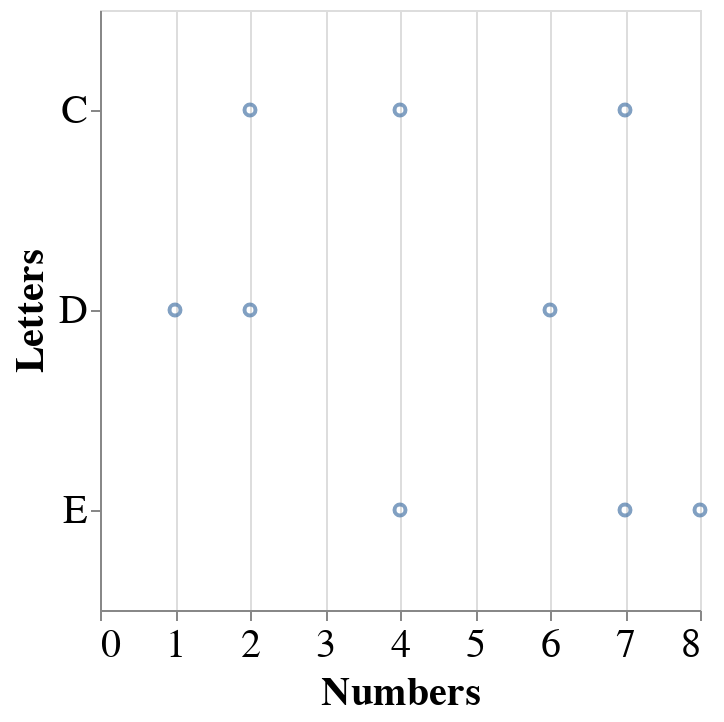

The cell this chart's notebook holds for it:
### Markdown cell above
### You Try!

Encode the `Letters` column as the `y` position to make the visualization more useful.

### Code cell
plot = alt.Chart(data).mark_point().encode(alt.X('Numbers'),
                                          ## YOUR SOLUTION HERE
                                           alt.Y('Letters')
                                          )

plot

### Figure 1 — Vega-Lite specification as saved in the notebook (floating-point values rounded to 4 significant figures)
{"height": 300, "config": {"style": {"circle": {"size": 400}, "point": {"size": 30}, "square": {"size": 400}}, "legend": {"symbolSize": 20, "titleFontSize": 20, "labelFontSize": 20}, "axis": {"titleFontSize": 20, "labelFontSize": 20}}, "data": {"name": "data-e1f27bdda7bfd6fed066714f7c229752"}, "mark": "point", "encoding": {"x": {"type": "quantitative", "field": "Numbers"}, "y": {"type": "nominal", "field": "Letters"}}, "$schema": "https://vega.github.io/schema/vega-lite/v4.0.2.json", "datasets": {"data-e1f27bdda7bfd6fed066714f7c229752": [{"Letters": "C", "Numbers": 2}, {"Letters": "C", "Numbers": 7}, {"Letters": "C", "Numbers": 4}, {"Letters": "D", "Numbers": 1}, {"Letters": "D", "Numbers": 2}, {"Letters": "D", "Numbers": 6}, {"Letters": "E", "Numbers": 8}, {"Letters": "E", "Numbers": 4}, {"Letters": "E", "Numbers": 7}]}}
